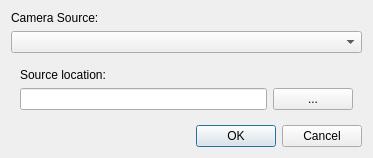
<?xml version="1.0" encoding="UTF-8"?>
<ui version="4.0">
 <class>Dialog</class>
 <widget class="QDialog" name="Dialog">
  <property name="geometry">
   <rect>
    <x>0</x>
    <y>0</y>
    <width>373</width>
    <height>131</height>
   </rect>
  </property>
  <property name="windowTitle">
   <string>Camera Source</string>
  </property>
  <layout class="QVBoxLayout" name="verticalLayout_3">
   <item>
    <widget class="QLabel" name="label">
     <property name="text">
      <string>Camera Source:</string>
     </property>
    </widget>
   </item>
   <item>
    <widget class="QComboBox" name="sourcesComboBox"/>
   </item>
   <item>
    <widget class="QFrame" name="srcLocationFrame">
     <property name="frameShape">
      <enum>QFrame::NoFrame</enum>
     </property>
     <property name="frameShadow">
      <enum>QFrame::Plain</enum>
     </property>
     <layout class="QVBoxLayout" name="verticalLayout_2">
      <item>
       <layout class="QVBoxLayout" name="verticalLayout">
        <item>
         <widget class="QLabel" name="label_2">
          <property name="text">
           <string>Source location:</string>
          </property>
         </widget>
        </item>
        <item>
         <layout class="QHBoxLayout" name="horizontalLayout">
          <item>
           <widget class="QLineEdit" name="sourceURL"/>
          </item>
          <item>
           <widget class="QPushButton" name="browseBtn">
            <property name="text">
             <string>...</string>
            </property>
           </widget>
          </item>
         </layout>
        </item>
       </layout>
      </item>
     </layout>
    </widget>
   </item>
   <item>
    <widget class="QDialogButtonBox" name="buttonBox">
     <property name="orientation">
      <enum>Qt::Horizontal</enum>
     </property>
     <property name="standardButtons">
      <set>QDialogButtonBox::Cancel|QDialogButtonBox::Ok</set>
     </property>
    </widget>
   </item>
  </layout>
 </widget>
 <resources/>
 <connections>
  <connection>
   <sender>buttonBox</sender>
   <signal>accepted()</signal>
   <receiver>Dialog</receiver>
   <slot>accept()</slot>
   <hints>
    <hint type="sourcelabel">
     <x>248</x>
     <y>254</y>
    </hint>
    <hint type="destinationlabel">
     <x>157</x>
     <y>274</y>
    </hint>
   </hints>
  </connection>
  <connection>
   <sender>buttonBox</sender>
   <signal>rejected()</signal>
   <receiver>Dialog</receiver>
   <slot>reject()</slot>
   <hints>
    <hint type="sourcelabel">
     <x>316</x>
     <y>260</y>
    </hint>
    <hint type="destinationlabel">
     <x>286</x>
     <y>274</y>
    </hint>
   </hints>
  </connection>
 </connections>
</ui>
